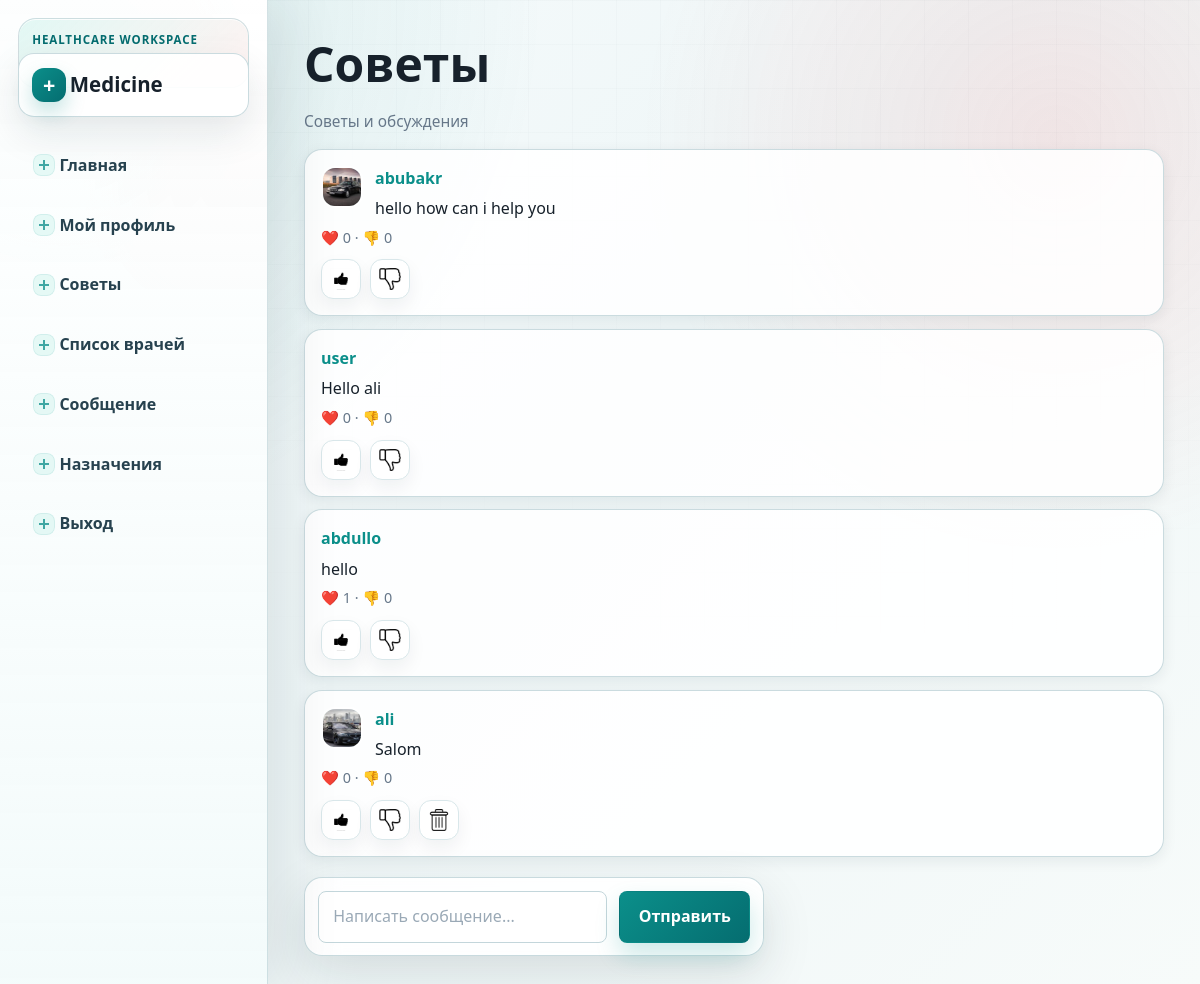
Before: /chat/ (signed in) with the older database file.
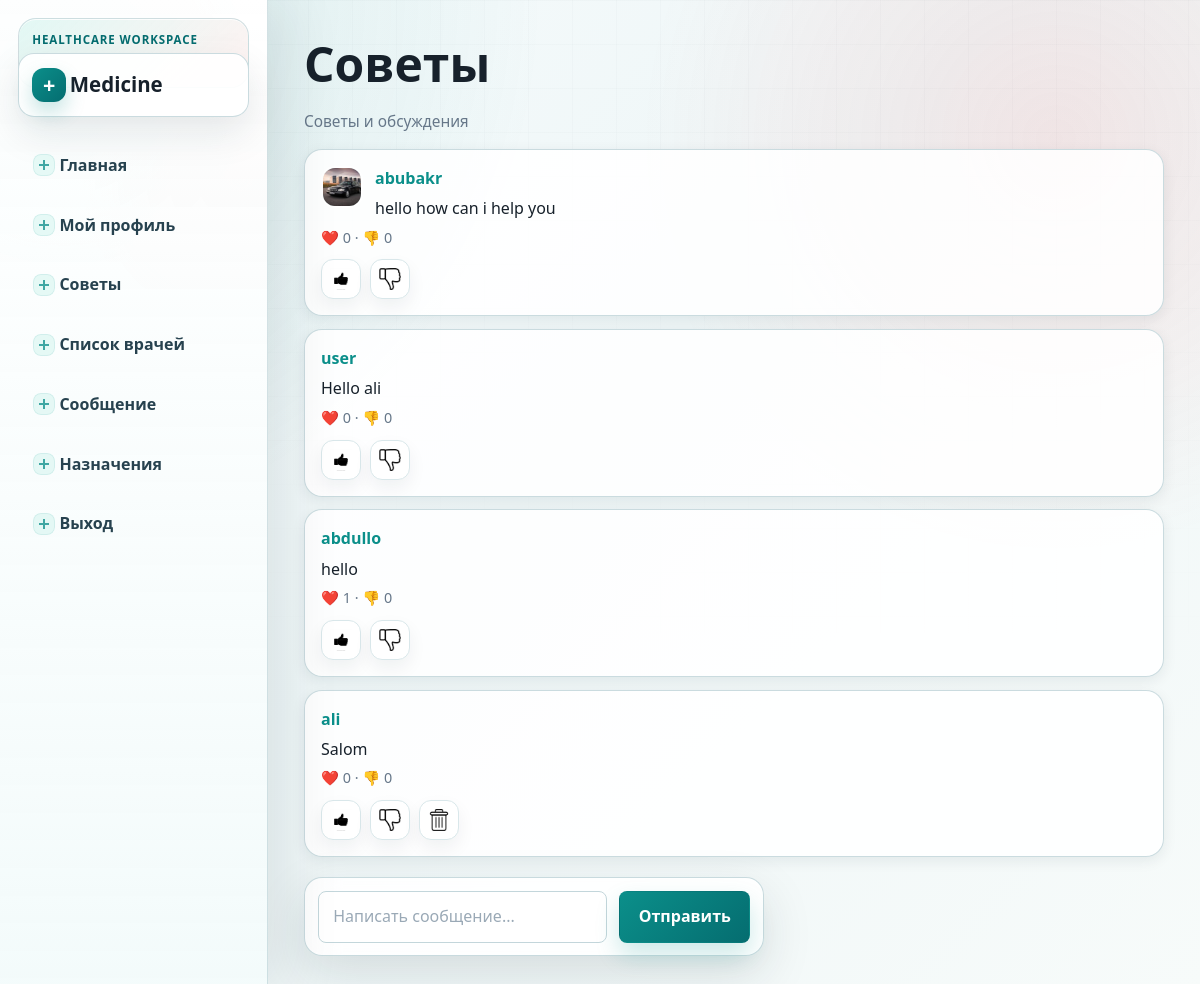
After: the same page with the newer database file.
### chat/models.py (models this page shows, shortened)
class Message(models.Model):
    user=models.ForeignKey(User,on_delete=models.CASCADE)
    text=models.TextField()
    writed_at=models.DateTimeField(auto_now_add=True)
    likes=models.ManyToManyField(User,related_name='liked_messages',blank=True)
    dizlikes=models.ManyToManyField(User,related_name='dizliked_messages',blank=True)

### accounts/models.py (models this page shows, shortened)
class Profile(models.Model):
    ROLE_CHOICES = (
        ('patient', 'Patient'),
        ('doctor', 'Doctor'),
        ('admin', 'Admin'),
    )
    user=models.OneToOneField(settings.AUTH_USER_MODEL,on_delete=models.CASCADE,related_name='profile')
    age=models.PositiveIntegerField(null=True,blank=True)
    role = models.CharField(max_length=20, choices=ROLE_CHOICES, default='patient')
    phone=models.CharField(max_length=14,blank=True)
    city = models.CharField(max_length=50, blank=True)
    photo=models.ImageField(upload_to='users/',blank=True,null=True)

class User(AbstractUser):
    ROLE_CHOICES = (
        ('patient', 'Patient'),
        ('doctor', 'Doctor'),
        ('admin', 'Admin'),
    )
    role = models.CharField(
        max_length=20,
        choices=ROLE_CHOICES
    )
    phone = models.CharField(
        max_length=20,
        unique=True
    )
    age=models.PositiveIntegerField()
    city = models.CharField(max_length=50, blank=True)

### chat/views.py (the view, shortened to what this page needs)
# urls.py: path('',views.chat_page,name='global_chat'),
@login_required(login_url='login')
def chat_page(request):
    messages = Message.objects.all().order_by("-writed_at")
    return render(request,'chat/chats.html',{"messages":messages})

### templates/chat/chats.html (shortened to what this page needs)
{% extends "accounts/base.html" %}
{% load static %}
{% block main %}
<h1>Советы</h1>
<p class="muted">Советы и обсуждения</p>
<ul class="chat-list">
    {% for i in messages %}
        <li class="chat-message">
            {% if i.user.profile.photo %}
                <img class="avatar" src="{{ i.user.profile.photo.url }}" alt="">
            {% endif %}
            <div class="meta">
                <a href="{% url 'profile' i.user.username %}"><b>{{ i.user.username }}</b></a>
            </div>
            <p>{{ i.text }}</p>
            <p class="likes">❤️ {{ i.likes.count }} · 👎 {{ i.dizlikes.count }}</p>
            <div class="chat-actions">
                <a href="{% url 'like' i.id %}"><img src="/media/like.png" alt="Лайк"></a>
                <a href="{% url 'dizlike' i.id %}"><img src="/media/dizlike.png" alt="Дизлайк"></a>
                {% if request.user == i.user %}
                    <a href="{% url 'delete_message' i.id %}"><img src="/media/delete.png" alt="Удалить"></a>
                {% endif %}
            </div>
        </li>
    {% empty %}
        <p class="muted">Пока нет сообщений</p>
    {% endfor %}
</ul>
<form class="chat-form chat-form-inline" method="post">
    <input class="chat-input" type="text" name="text" placeholder="Написать сообщение...">
    <button class="chat-send" type="submit">Отправить</button>
</form>
{% endblock %}

Changed rows visible on the page:
changed through a linked row, Message "Salom": user.profile.photo: picture removed
